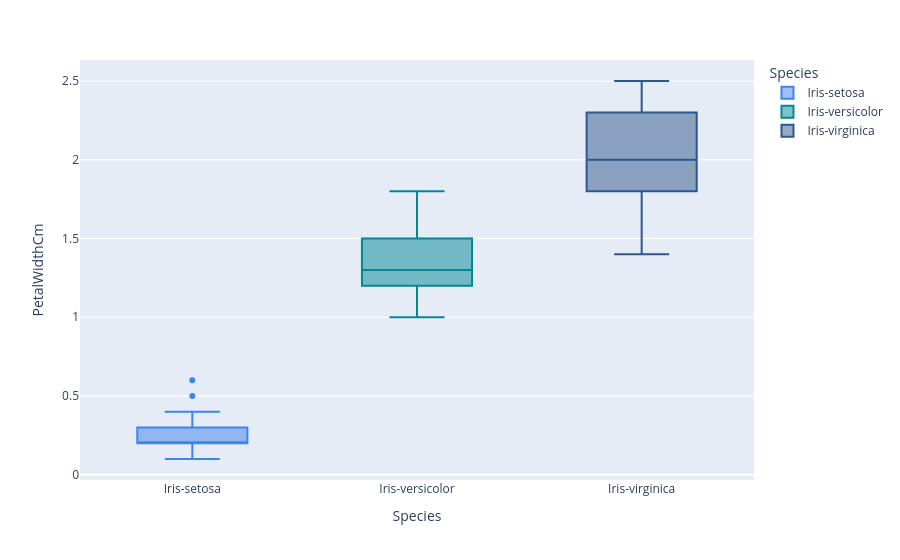

Source (notebook cell):
### Code cell
fig = px.box(iris, x="Species", y="PetalWidthCm", color="Species", color_discrete_sequence=COLOUR_SEQUENCE, orientation="v")
fig.show()

### Figure 1 — Plotly figure (JSON) as saved in the notebook; plotly's stock layout.template omitted (floating-point values rounded to 4 significant figures)
{"data": [{"alignmentgroup": "True", "hovertemplate": "Species=%{x}<br>PetalWidthCm=%{y}<extra></extra>", "legendgroup": "Iris-setosa", "marker": {"color": "#3d84ec"}, "name": "Iris-setosa", "notched": false, "offsetgroup": "Iris-setosa", "orientation": "v", "showlegend": true, "type": "box", "x": ["Iris-setosa", "Iris-setosa", "Iris-setosa", "Iris-setosa", "Iris-setosa", "Iris-setosa", "Iris-setosa", "Iris-setosa", "Iris-setosa", "Iris-setosa", "Iris-setosa", "Iris-setosa", "Iris-setosa", "Iris-setosa", "Iris-setosa", "Iris-setosa", "Iris-setosa", "Iris-setosa", "Iris-setosa", "Iris-setosa", "Iris-setosa", "Iris-setosa", "Iris-setosa", "Iris-setosa", "Iris-setosa", "Iris-setosa", "Iris-setosa", "Iris-setosa", "Iris-setosa", "Iris-setosa", "Iris-setosa", "Iris-setosa", "Iris-setosa", "Iris-setosa", "Iris-setosa", "Iris-setosa", "Iris-setosa", "Iris-setosa", "Iris-setosa", "Iris-setosa", "Iris-setosa", "Iris-setosa", "Iris-setosa", "Iris-setosa", "Iris-setosa", "Iris-setosa", "Iris-setosa", "Iris-setosa", "Iris-setosa", "Iris-setosa"], "x0": " ", "xaxis": "x", "y": [0.2, 0.2, 0.2, 0.2, 0.2, 0.4, 0.3, 0.2, 0.2, 0.1, 0.2, 0.2, 0.1, 0.1, 0.2, 0.4, 0.4, 0.3, 0.3, 0.3, 0.2, 0.4, 0.2, 0.5, 0.2, 0.2, 0.4, 0.2, 0.2, 0.2, 0.2, 0.4, 0.1, 0.2, 0.1, 0.2, 0.2, 0.1, 0.2, 0.2, 0.3, 0.3, 0.2, 0.6, 0.4, 0.3, 0.2, 0.2, 0.2, 0.2], "y0": " ", "yaxis": "y"}, {"alignmentgroup": "True", "hovertemplate": "Species=%{x}<br>PetalWidthCm=%{y}<extra></extra>", "legendgroup": "Iris-versicolor", "marker": {"color": "#008896"}, "name": "Iris-versicolor", "notched": false, "offsetgroup": "Iris-versicolor", "orientation": "v", "showlegend": true, "type": "box", "x": ["Iris-versicolor", "Iris-versicolor", "Iris-versicolor", "Iris-versicolor", "Iris-versicolor", "Iris-versicolor", "Iris-versicolor", "Iris-versicolor", "Iris-versicolor", "Iris-versicolor", "Iris-versicolor", "Iris-versicolor", "Iris-versicolor", "Iris-versicolor", "Iris-versicolor", "Iris-versicolor", "Iris-versicolor", "Iris-versicolor", "Iris-versicolor", "Iris-versicolor", "Iris-versicolor", "Iris-versicolor", "Iris-versicolor", "Iris-versicolor", "Iris-versicolor", "Iris-versicolor", "Iris-versicolor", "Iris-versicolor", "Iris-versicolor", "Iris-versicolor", "Iris-versicolor", "Iris-versicolor", "Iris-versicolor", "Iris-versicolor", "Iris-versicolor", "Iris-versicolor", "Iris-versicolor", "Iris-versicolor", "Iris-versicolor", "Iris-versicolor", "Iris-versicolor", "Iris-versicolor", "Iris-versicolor", "Iris-versicolor", "Iris-versicolor", "Iris-versicolor", "Iris-versicolor", "Iris-versicolor", "Iris-versicolor", "Iris-versicolor"], "x0": " ", "xaxis": "x", "y": [1.4, 1.5, 1.5, 1.3, 1.5, 1.3, 1.6, 1.0, 1.3, 1.4, 1.0, 1.5, 1.0, 1.4, 1.3, 1.4, 1.5, 1.0, 1.5, 1.1, 1.8, 1.3, 1.5, 1.2, 1.3, 1.4, 1.4, 1.7, 1.5, 1.0, 1.1, 1.0, 1.2, 1.6, 1.5, 1.6, 1.5, 1.3, 1.3, 1.3, 1.2, 1.4, 1.2, 1.0, 1.3, 1.2, 1.3, 1.3, 1.1, 1.3], "y0": " ", "yaxis": "y"}, {"alignmentgroup": "True", "hovertemplate": "Species=%{x}<br>PetalWidthCm=%{y}<extra></extra>", "legendgroup": "Iris-virginica", "marker": {"color": "#2E578B"}, "name": "Iris-virginica", "notched": false, "offsetgroup": "Iris-virginica", "orientation": "v", "showlegend": true, "type": "box", "x": ["Iris-virginica", "Iris-virginica", "Iris-virginica", "Iris-virginica", "Iris-virginica", "Iris-virginica", "Iris-virginica", "Iris-virginica", "Iris-virginica", "Iris-virginica", "Iris-virginica", "Iris-virginica", "Iris-virginica", "Iris-virginica", "Iris-virginica", "Iris-virginica", "Iris-virginica", "Iris-virginica", "Iris-virginica", "Iris-virginica", "Iris-virginica", "Iris-virginica", "Iris-virginica", "Iris-virginica", "Iris-virginica", "Iris-virginica", "Iris-virginica", "Iris-virginica", "Iris-virginica", "Iris-virginica", "Iris-virginica", "Iris-virginica", "Iris-virginica", "Iris-virginica", "Iris-virginica", "Iris-virginica", "Iris-virginica", "Iris-virginica", "Iris-virginica", "Iris-virginica", "Iris-virginica", "Iris-virginica", "Iris-virginica", "Iris-virginica", "Iris-virginica", "Iris-virginica", "Iris-virginica", "Iris-virginica", "Iris-virginica", "Iris-virginica"], "x0": " ", "xaxis": "x", "y": [2.5, 1.9, 2.1, 1.8, 2.2, 2.1, 1.7, 1.8, 1.8, 2.5, 2.0, 1.9, 2.1, 2.0, 2.4, 2.3, 1.8, 2.2, 2.3, 1.5, 2.3, 2.0, 2.0, 1.8, 2.1, 1.8, 1.8, 1.8, 2.1, 1.6, 1.9, 2.0, 2.2, 1.5, 1.4, 2.3, 2.4, 1.8, 1.8, 2.1, 2.4, 2.3, 1.9, 2.3, 2.5, 2.3, 1.9, 2.0, 2.3, 1.8], "y0": " ", "yaxis": "y"}], "layout": {"boxmode": "overlay", "legend": {"title": {"text": "Species"}, "tracegroupgap": 0}, "margin": {"t": 60}, "xaxis": {"anchor": "y", "categoryarray": ["Iris-setosa", "Iris-versicolor", "Iris-virginica"], "categoryorder": "array", "domain": [0, 1], "title": {"text": "Species"}}, "yaxis": {"anchor": "x", "domain": [0, 1], "title": {"text": "PetalWidthCm"}}}}
